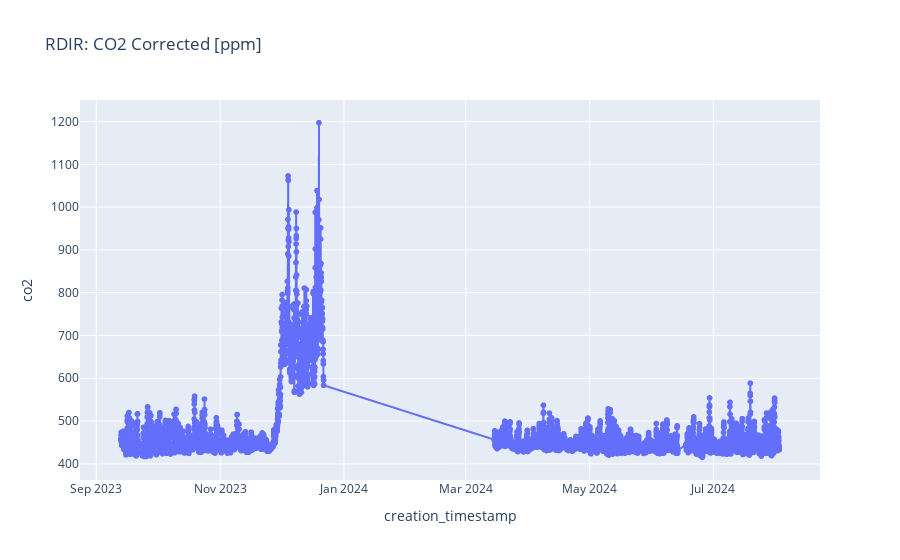

The code cell stored with this chart in its notebook:
### Code cell
extract_site_data(df=df_1h, dates = dates, site_name="RDIR", plot=True)

### Figure 1 — Plotly figure (JSON) as saved in the notebook; plotly's stock layout.template omitted (floating-point values rounded to 4 significant figures; data arrays with more than 128 entries replaced by an {"elided": "..."} marker saying what was removed)
{"data": [{"hovertemplate": "creation_timestamp=%{x}<br>co2=%{y}<extra></extra>", "legendgroup": "", "line": {"color": "#636efa", "dash": "solid"}, "marker": {"symbol": "circle"}, "mode": "lines+markers", "name": "", "showlegend": false, "type": "scattergl", "x": {"elided": "5599 str values"}, "xaxis": "x", "y": {"elided": "5599 float values"}, "yaxis": "y"}], "layout": {"legend": {"tracegroupgap": 0}, "title": {"text": "RDIR: CO2 Corrected [ppm]"}, "xaxis": {"anchor": "y", "domain": [0, 1], "title": {"text": "creation_timestamp"}}, "yaxis": {"anchor": "x", "domain": [0, 1], "title": {"text": "co2"}}}}
